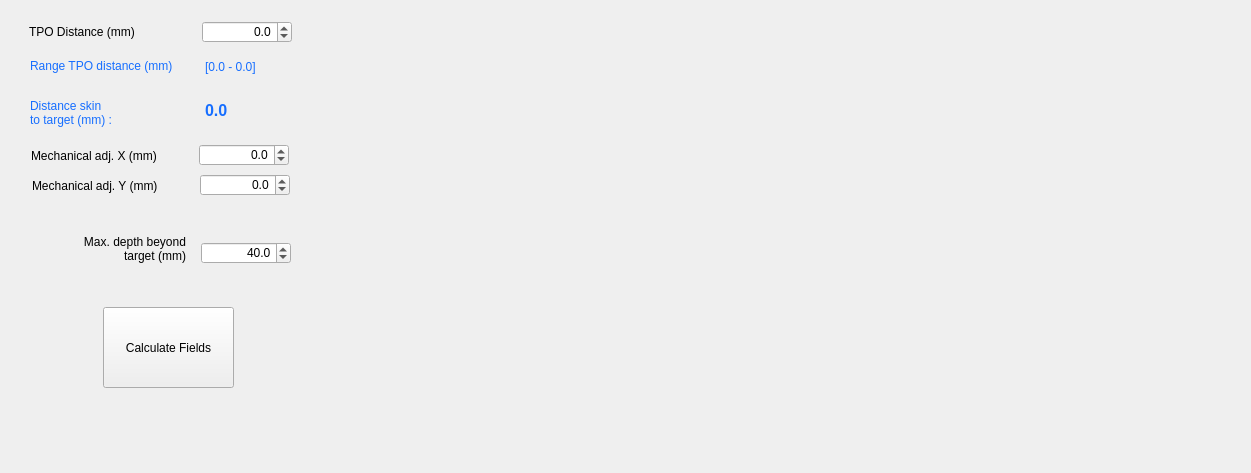
<?xml version="1.0" encoding="UTF-8"?>
<ui version="4.0">
 <class>Widget</class>
 <widget class="QWidget" name="Widget">
  <property name="geometry">
   <rect>
    <x>0</x>
    <y>0</y>
    <width>1251</width>
    <height>473</height>
   </rect>
  </property>
  <property name="windowTitle">
   <string>Widget</string>
  </property>
  <property name="styleSheet">
   <string notr="true"/>
  </property>
  <widget class="QLabel" name="label_20">
   <property name="geometry">
    <rect>
     <x>31</x>
     <y>146</y>
     <width>143</width>
     <height>20</height>
    </rect>
   </property>
   <property name="text">
    <string>Mechanical adj. X (mm)</string>
   </property>
  </widget>
  <widget class="QDoubleSpinBox" name="TPODistanceSpinBox">
   <property name="geometry">
    <rect>
     <x>202</x>
     <y>21</y>
     <width>90</width>
     <height>22</height>
    </rect>
   </property>
   <property name="alignment">
    <set>Qt::AlignRight|Qt::AlignTrailing|Qt::AlignVCenter</set>
   </property>
   <property name="decimals">
    <number>1</number>
   </property>
   <property name="minimum">
    <double>-5.000000000000000</double>
   </property>
   <property name="maximum">
    <double>5.000000000000000</double>
   </property>
   <property name="singleStep">
    <double>0.100000000000000</double>
   </property>
   <property name="value">
    <double>0.000000000000000</double>
   </property>
  </widget>
  <widget class="QLabel" name="label_19">
   <property name="geometry">
    <rect>
     <x>29</x>
     <y>22</y>
     <width>143</width>
     <height>20</height>
    </rect>
   </property>
   <property name="text">
    <string>TPO Distance (mm)</string>
   </property>
  </widget>
  <widget class="QLabel" name="DistanceSkinLabel">
   <property name="geometry">
    <rect>
     <x>205</x>
     <y>95</y>
     <width>76</width>
     <height>31</height>
    </rect>
   </property>
   <property name="font">
    <font>
     <pointsize>12</pointsize>
     <bold>true</bold>
    </font>
   </property>
   <property name="styleSheet">
    <string notr="true">color:rgb(22, 110, 255)</string>
   </property>
   <property name="text">
    <string>0.0</string>
   </property>
  </widget>
  <widget class="QLabel" name="label_21">
   <property name="geometry">
    <rect>
     <x>30</x>
     <y>97</y>
     <width>150</width>
     <height>31</height>
    </rect>
   </property>
   <property name="styleSheet">
    <string notr="true">color:rgb(22, 110, 255)</string>
   </property>
   <property name="text">
    <string>Distance skin
to target (mm) :</string>
   </property>
   <property name="indent">
    <number>0</number>
   </property>
  </widget>
  <widget class="QLabel" name="label_22">
   <property name="geometry">
    <rect>
     <x>30</x>
     <y>50</y>
     <width>159</width>
     <height>31</height>
    </rect>
   </property>
   <property name="styleSheet">
    <string notr="true">color:rgb(22, 110, 255)</string>
   </property>
   <property name="text">
    <string>Range TPO distance (mm)</string>
   </property>
   <property name="indent">
    <number>0</number>
   </property>
  </widget>
  <widget class="QLabel" name="TPORangeLabel">
   <property name="geometry">
    <rect>
     <x>205</x>
     <y>55</y>
     <width>88</width>
     <height>23</height>
    </rect>
   </property>
   <property name="styleSheet">
    <string notr="true">color:rgb(22, 110, 255)</string>
   </property>
   <property name="text">
    <string>[0.0 - 0.0]</string>
   </property>
  </widget>
  <widget class="QDoubleSpinBox" name="XMechanicSpinBox">
   <property name="geometry">
    <rect>
     <x>199</x>
     <y>144</y>
     <width>90</width>
     <height>22</height>
    </rect>
   </property>
   <property name="alignment">
    <set>Qt::AlignRight|Qt::AlignTrailing|Qt::AlignVCenter</set>
   </property>
   <property name="decimals">
    <number>1</number>
   </property>
   <property name="minimum">
    <double>-5.000000000000000</double>
   </property>
   <property name="maximum">
    <double>5.000000000000000</double>
   </property>
   <property name="singleStep">
    <double>0.100000000000000</double>
   </property>
   <property name="value">
    <double>0.000000000000000</double>
   </property>
  </widget>
  <widget class="QLabel" name="label_23">
   <property name="geometry">
    <rect>
     <x>32</x>
     <y>176</y>
     <width>143</width>
     <height>20</height>
    </rect>
   </property>
   <property name="text">
    <string>Mechanical adj. Y (mm)</string>
   </property>
  </widget>
  <widget class="QDoubleSpinBox" name="YMechanicSpinBox">
   <property name="geometry">
    <rect>
     <x>200</x>
     <y>174</y>
     <width>90</width>
     <height>22</height>
    </rect>
   </property>
   <property name="alignment">
    <set>Qt::AlignRight|Qt::AlignTrailing|Qt::AlignVCenter</set>
   </property>
   <property name="decimals">
    <number>1</number>
   </property>
   <property name="minimum">
    <double>-5.000000000000000</double>
   </property>
   <property name="maximum">
    <double>5.000000000000000</double>
   </property>
   <property name="singleStep">
    <double>0.100000000000000</double>
   </property>
   <property name="value">
    <double>0.000000000000000</double>
   </property>
  </widget>
  <widget class="QPushButton" name="CalculatePlanningMask">
   <property name="geometry">
    <rect>
     <x>103</x>
     <y>307</y>
     <width>131</width>
     <height>81</height>
    </rect>
   </property>
   <property name="autoFillBackground">
    <bool>false</bool>
   </property>
   <property name="styleSheet">
    <string notr="true"/>
   </property>
   <property name="text">
    <string>Calculate Fields</string>
   </property>
  </widget>
  <widget class="QWidget" name="AcField_plot1" native="true">
   <property name="geometry">
    <rect>
     <x>343</x>
     <y>30</y>
     <width>868</width>
     <height>400</height>
    </rect>
   </property>
  </widget>
  <widget class="QLabel" name="label_25">
   <property name="geometry">
    <rect>
     <x>33</x>
     <y>234</y>
     <width>153</width>
     <height>30</height>
    </rect>
   </property>
   <property name="text">
    <string>Max. depth beyond
target (mm)</string>
   </property>
   <property name="alignment">
    <set>Qt::AlignRight|Qt::AlignTrailing|Qt::AlignVCenter</set>
   </property>
  </widget>
  <widget class="QDoubleSpinBox" name="MaxDepthSpinBox">
   <property name="geometry">
    <rect>
     <x>201</x>
     <y>242</y>
     <width>90</width>
     <height>22</height>
    </rect>
   </property>
   <property name="alignment">
    <set>Qt::AlignRight|Qt::AlignTrailing|Qt::AlignVCenter</set>
   </property>
   <property name="decimals">
    <number>1</number>
   </property>
   <property name="minimum">
    <double>20.000000000000000</double>
   </property>
   <property name="maximum">
    <double>100.000000000000000</double>
   </property>
   <property name="singleStep">
    <double>1.000000000000000</double>
   </property>
   <property name="value">
    <double>40.000000000000000</double>
   </property>
  </widget>
 </widget>
 <resources/>
 <connections/>
</ui>
